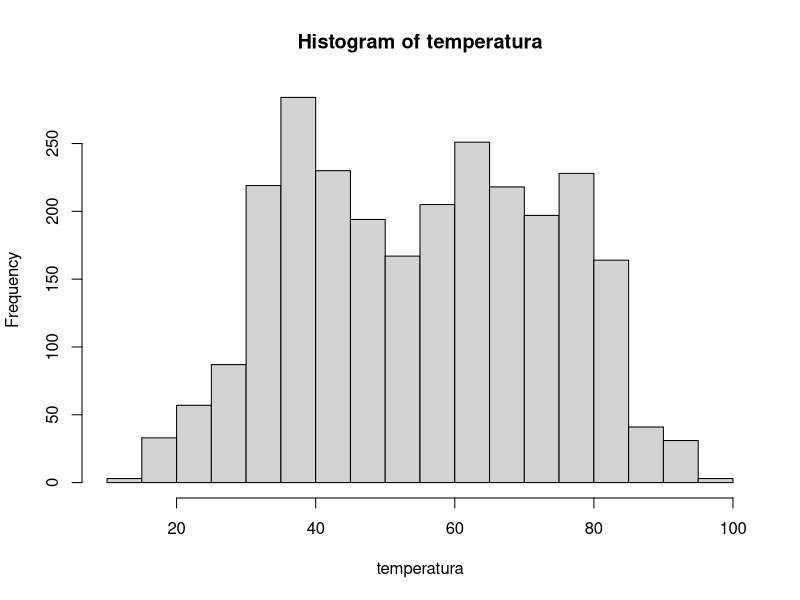
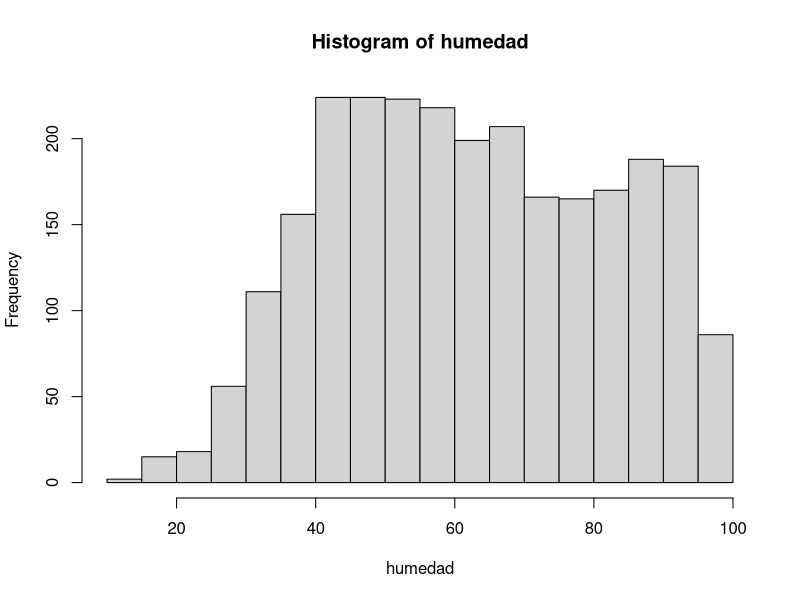
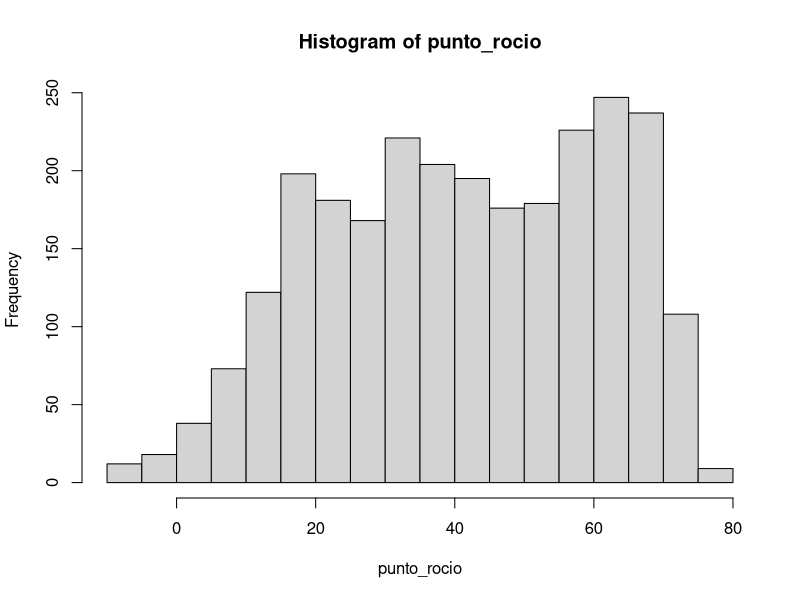
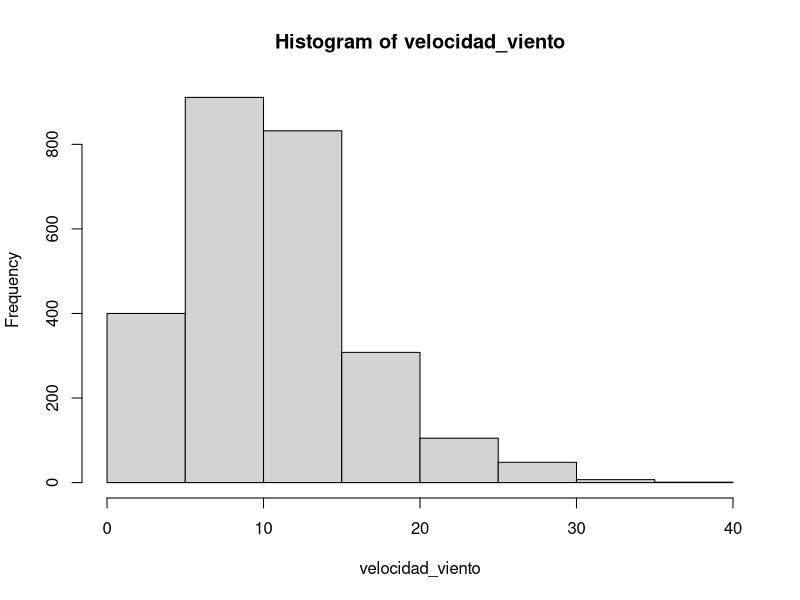

These figures' R source, in order:
# nombre del archivo a mandar por correo:
# nombre_apellido_inferencia_profesor.R
# ejemplo:
# juan_perez_estadistica_mayer.R

# No olvide ejecutar las líneas 6 y 11 antes de empezar el resto del trabajo
library(readxl)


# 1. Use la función read_excel para cargar los datos que se encuentran en el archivo excel datos_ie.xlsx
misdatos <- read_excel("datos_ie.xlsx")





# 2. Para la variable "velocidad_viento", que es una de las columnas de los datos 
# que acaba de cargar, encuentre lo siguiente usando la función quantile:
# 2.1 el cuantil 0.025 (2 pto)
#respuesta: 
velocidad_viento<- misdatos$velocidad_viento
quantile(velocidad_viento, 0.025)
#el cuantil 0.025 da como valor 0

# 2.2 la mediana (2 pto)
#respuesta:
median(velocidad_viento)
#la mediana es 9.20624

# 2.3 el cuantil 0.975 (2 pto)
#respuesta:
quantile(velocidad_viento, 0.975)
# el cuantil 0.975 es 23.0156
# Nota la función quantile es la que calcula cuantiles de un vector. Por ejemplo si el vector se llama x y
# queremos calcular el cuantil 37 escribiremos en R quantile(x, 0.37)





# 3. Para la variable "temperatura" compute lo siguiente
temperatura<- misdatos$temperatura

# 3.1 la media (2 pto)
#respuesta:
mean(temperatura)
#la media de la variable temperatura es 55.45093

# 3.2 la desviación estandar    (2 pto)
sd(temperatura)
#la desviacion estandar de la temperatura es 17.88357
# 3.3 la cantidad de observaciones (n)   (2 pto)
length(temperatura)
#la cantidad de datos que hay en la variable temperatura son 2612
# 3.4 la desviación estandar, dividida por la raíz de n  (2 pto)
sd(temperatura)/sqrt(length(temperatura))
#el resultado de esta operacion es 0.3499192
  




# 4. Grafique los histogramas de estas cuatro variables: temperatura, humedad,
# punto_rocio y velocidad_viento. Puede usar cualquier función y paquete de R (4 pts)
humedad<- misdatos$humedad
punto_rocio<- misdatos$punto_rocio
#histograma de temperatura
hist(temperatura)
#histograma de humedad
hist(humedad)
#histograma de punto_rocio
hist(punto_rocio)
#histograma de velocidad_viento
hist(velocidad_viento)



# 5. Use el comando pnorm, para encontrar la probabilidad de que una variable aleatoria normal
# estándard esté entre -1 y 1.2, es decir, encontrar P(-1 <= z <= 1.2)
# Nota, el comando pnorm asume por defecto que nuestra normal es estándar. (2 pto)
#respuesta:
# la P(-1<= < <= 1.2) se puede escribir o calcular asi:
pnorm(1.2)-pnorm(-1)
#el valor que da de esta ecuacion es 0.7262751

